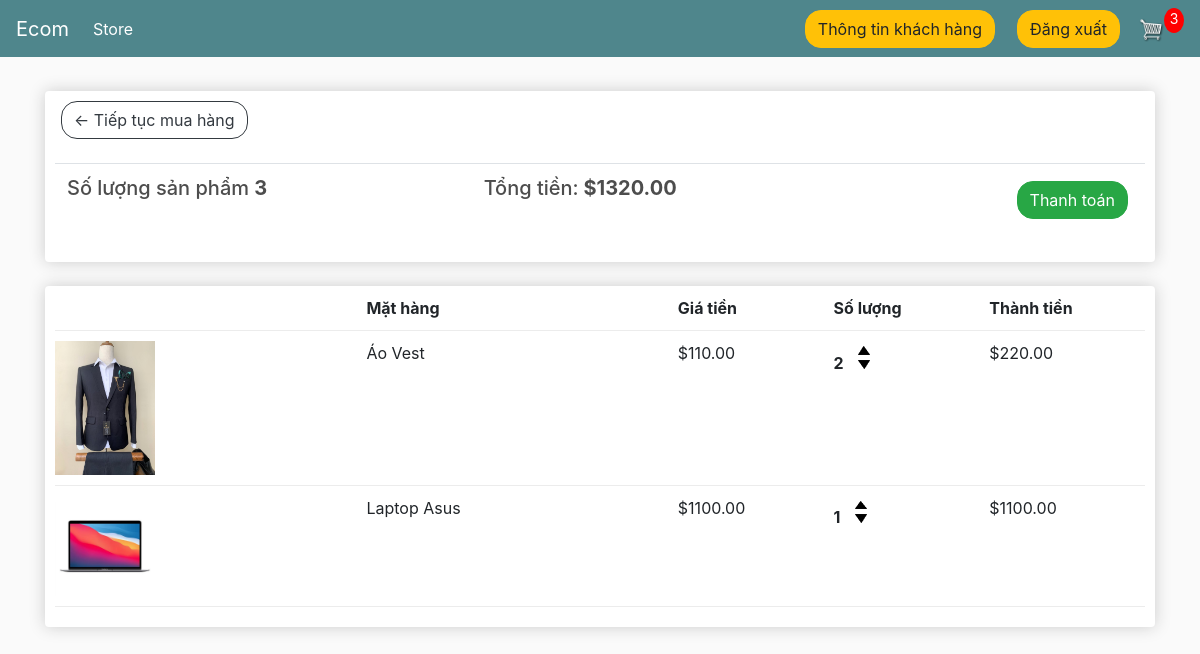
The page /cart/ (signed in) on the database as committed earlier.
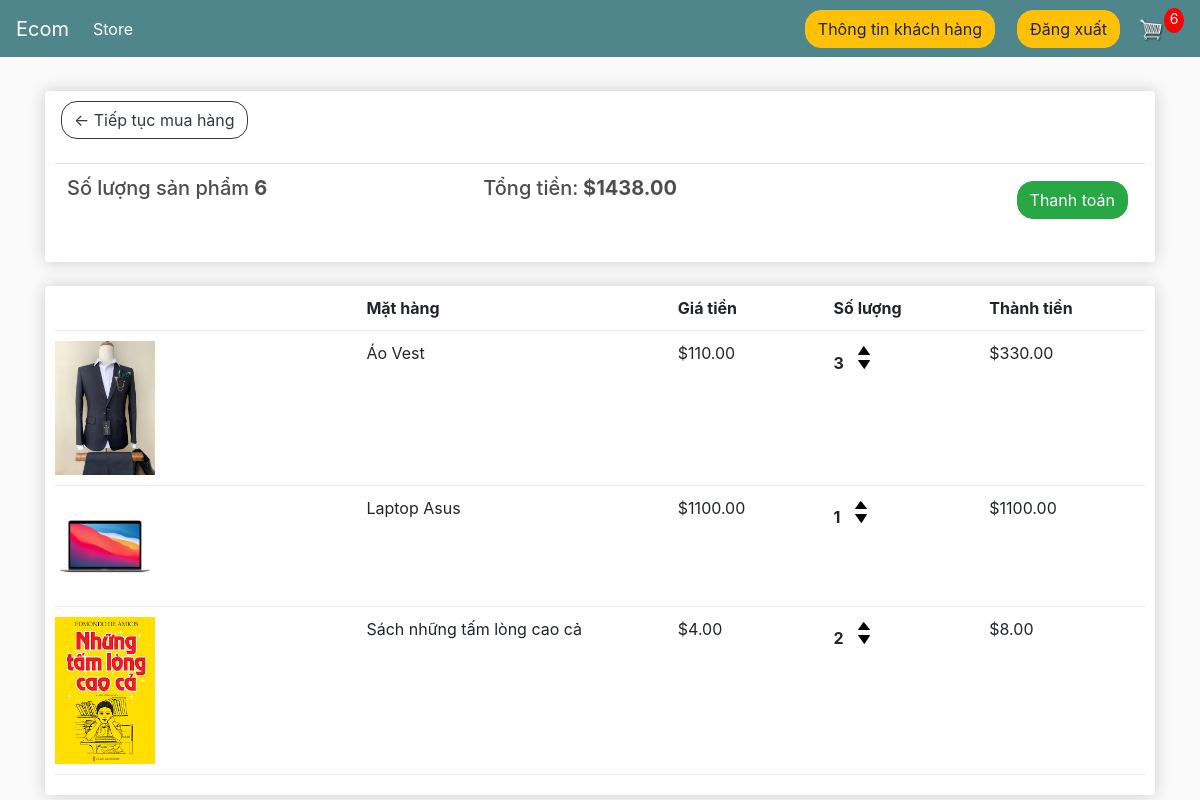
The same page on the database as committed later.
### store/models.py (models this page shows, shortened)
class Order(models.Model):
    customer = models.ForeignKey(
        Customer, on_delete=models.SET_NULL, null=True, blank=True)
    date_ordered = models.DateTimeField(auto_now_add=True)
    complete = models.BooleanField(default=False, null=True, blank=False)
    transaction_id = models.CharField(max_length=100, null=True)
    @property
    def get_cart_total(self):
        orderitems = self.orderitem_set.all()
        total = sum([item.get_total for item in orderitems])
        return total
    @property
    def get_cart_items(self):
        orderitems = self.orderitem_set.all()
        total = sum([item.quantity for item in orderitems])
        return total

class OrderItem(models.Model):
    product = models.ForeignKey(
        Product, on_delete=models.SET_NULL, blank=True, null=True)
    order = models.ForeignKey(
        Order, on_delete=models.SET_NULL, null=True, blank=True)
    quantity = models.IntegerField(default=0, null=True, blank=True)
    date_added = models.DateTimeField(auto_now_add=True)
    @property
    def get_total(self):
        total = self.product.price * self.quantity
        return total

class Product(models.Model):
    name = models.CharField(max_length=200)
    price = models.DecimalField(max_digits=7, decimal_places=2)
    digital = models.BooleanField(default=False, null=True, blank=True)
    image = models.ImageField(null=True, blank=True)
    @property
    def imageURL(self):
        try:
            url = self.image.url
        except:
            url = ''
        return url

### store/views.py (the view)
# urls.py: path('cart/', views.cart, name="cart"),
def cart(request):
    if request.user.is_authenticated:
        customer = request.user.customer
        order, created = Order.objects.get_or_create(
            customer=customer, complete=False)
        items = order.orderitem_set.all()
        cartItems = order.get_cart_items
    context = {'items': items, 'order': order, 'cartItems': cartItems}
    return render(request, 'store/cart.html', context)

### store/templates/store/cart.html
{% extends 'store/main.html' %}
{% load static %}
{% block content %}
	<div class="row">
		<div class="col-lg-12">
			<div class="box-element">
				<a  class="btn btn-outline-dark" href="{% url 'store' %}">&#x2190; Tiếp tục mua hàng</a>
				<br>
				<br>
				<table class="table">
					<tr>
						<th><h5>Số lượng sản phẩm <strong>{{order.get_cart_items}}</strong></h5></th>
						<th><h5>Tổng tiền:<strong> ${{order.get_cart_total}}</strong></h5></th>
						<th>
							<a  style="float:right; margin:5px;" class="btn btn-success" href="{% url 'checkout' %}">Thanh toán</a>
						</th>
					</tr>
				</table>
			</div>
			<br>
			<div class="box-element">
				<div class="cart-row">
					<div style="flex:2"></div>
					<div style="flex:2"><strong>Mặt hàng</strong></div>
					<div style="flex:1"><strong>Giá tiền</strong></div>
					<div style="flex:1"><strong>Số lượng</strong></div>
					<div style="flex:1"><strong>Thành tiền</strong></div>
				</div>
				{% for item in items %}
				<div class="cart-row">
					<div style="flex:2"><img class="row-image" src="{{item.product.imageURL}}"></div>
					<div style="flex:2">{{item.product.name}}</div>
					<div style="flex:1">${{item.product.price|floatformat:2}}</div>
					<div style="flex:1">
						<p class="quantity">{{item.quantity}}</p>
						<div class="quantity">
							<img data-product={{item.product.id}} data-action="add" class="chg-quantity update-cart" src="{% static  'images/arrow-up.png' %}">
							<img data-product={{item.product.id}} data-action="remove" class="chg-quantity update-cart" src="{% static  'images/arrow-down.png' %}">
						</div>
					</div>
					<div style="flex:1"><p>${{item.get_total}}</p></div>
				</div>
				{% endfor %}
			</div>
		</div>
	</div>
{% endblock content %}

### store/templates/store/main.html (shortened to what this page needs)
<!DOCTYPE html>
{% load static %}
<html>
<head>
	<link rel="stylesheet" href="https://stackpath.bootstrapcdn.com/bootstrap/4.4.1/css/bootstrap.min.css">
	<link rel="stylesheet" type="text/css" href="{% static 'css/main.css' %}">
</head>
<body>
	<nav class="navbar navbar-expand-lg navbar-dark bg-dark">
	  <a class="navbar-brand" href="{% url 'store' %}">Ecom</a>
	  <div class="collapse navbar-collapse" id="navbarSupportedContent">
	    <ul class="navbar-nav mr-auto">
	      <li class="nav-item active">
	        <a class="nav-link" href="{% url 'store' %}">Store <span class="sr-only">(current)</span></a>
	      </li>
	    </ul>
	    <div class="form-inline my-2 my-lg-0" >
			{% if user.is_authenticated %}
				<a href="{% url 'profile' %}"class="btn btn-warning mr-3">Thông tin khách hàng</a>
				<a href="{% url 'logout' %}"class="btn btn-warning mr-1">Đăng xuất</a>
				<a href="{% url 'cart' %}">
					<img  id="cart-icon" src="{% static 'images/cart.png' %}">
				</a>
				<p id="cart-total">{{cartItems}}</p>
			{% else %}
	     		<a href="{% url 'register' %}"class="btn btn-warning" type = "submit">Tạo tài khoản</a>
				<a href="{% url 'login' %}"class="btn btn-warning">Đăng nhập</a>
			{% endif %}
	    </div>
	  </div>
	</nav>
     <div class="container">
            <br>
            {% block content %}
            {% endblock content %}
         </div>
</body>
</html>

### static/css/main.css (style rules this page uses)
body { background-color: hsl(0, 0%, 98%); }
h1,h2,h3,h4,h5,h6 { color:hsl(0, 0%, 30%); }
.box-element { box-shadow:hsl(0, 0%, 80%) 0 0 16px; background-color: #fff; border-radius: 4px; padding: 10px; }
.bg-dark { background-color: #4f868c!important; }
#cart-icon { width:25px; display: inline-block; margin-left: 15px; }
#cart-total { display: block; text-align: center; color:#fff; background-color: red; width: 20px; height: 25px; border-radius: 50%; font-size: 14px; }
.col-lg-4, .col-lg-6, .col-lg-8, .col-lg-12 { margin-top: 10px; }
.btn { margin-left: 6px; border-radius: 16px; }
.row-image { width: 100px; height: 100%; }
.cart-row { display: flex; align-items: flex-stretch; padding-bottom: 10px; margin-bottom: 10px; border-bottom: 1px solid #ececec; }
.quantity { display: inline-block; font-weight: 700; padding-right:10px; }
.chg-quantity { width: 12px; cursor: pointer; display: block; margin-top: 5px; transition:.1s; }

Rows that differ between the two databases and show on the page:
changed through a linked row, Order: get_cart_items "3" → "6"; get_cart_total "1320.00" → "1438.00"
changed OrderItem "Áo Vest": quantity "2" → "3"; get_total "220.00" → "330.00"
added OrderItem: product.imageURL (picture), product.name "Sách những tấm lòng cao cả", product.price "4.00", quantity "2", get_total "8.00"
Other text that changed with them:
{{ cartItems }}: "3" → "6"
